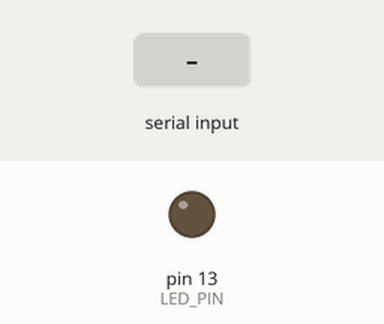
Bench run of a sketch on a simulated Arduino Uno, built with avr-gcc and run on an emulated ATmega328P. Shown: output pins drawn as LEDs (lit = HIGH). The inputs (shaded band) are chosen by the test bench. What the sketch prints to the serial monitor is not drawn.

Above: at 1.2 s.
1.3 s: byte 2 (RELAY_ON) received over Serial
At 1.6 s:
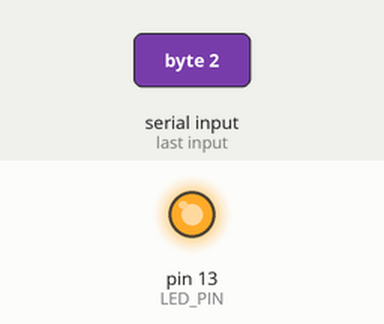
2.8 s: byte 3 (RELAY_OFF) received over Serial
At 3.9 s:
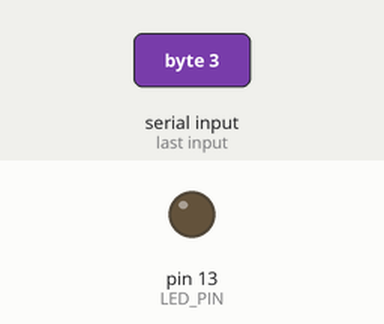
Timing chart, 0 to 5.8 s (numbered marks = the images above; inputs shaded):
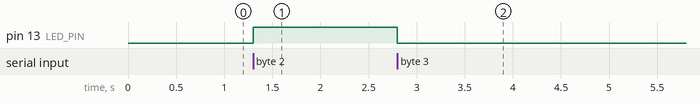

Measured:
- after the input at 1.3 s, pin 13 (LED_PIN): LOW → HIGH at once
- after the input at 2.8 s, pin 13 (LED_PIN): HIGH → LOW at once

The sketch:

Watering.ino
```cpp
#include "Watering.h"

void setup () {

  //Init serial connection
  Serial.begin(SERIAL_BAUD);

  //Init LED Pin
  pinMode(LED_PIN, OUTPUT);
  digitalWrite(LED_PIN, LOW);

}

void loop() {

  if ( Serial.available() ) {

    byte command = Serial.read();
    byte output[4];
    byte numBytes = 0;

    switch( command ) {

      case WATER_LEVEL:
          break;
      case SUNLIGHT_LEVEL:
          break;
      case RELAY_ON:
          digitalWrite(LED_PIN, HIGH);

          // Prepping to send a response
          output[0] = command;
          output[1] = 0;
          numBytes = 2;
          break;
      case RELAY_OFF:
          digitalWrite(LED_PIN, LOW);

          // Prepping to send a response
          output[0] = command;
          output[1] = 0;
          numBytes = 2;
          break;
      default:
          break;

    }

    //Sending a response after the command has completed
    Serial.write(output, numBytes);

  }
}
```

Watering.h
```cpp
#ifndef _WATERING_H
#define _WATERING_H

#define SERIAL_BAUD 115200
#define LED_PIN 13

enum COMMAND {
  WATER_LEVEL = 0,
  SUNLIGHT_LEVEL = 1,
  RELAY_ON = 2,
  RELAY_OFF = 3
};

#endif
```
